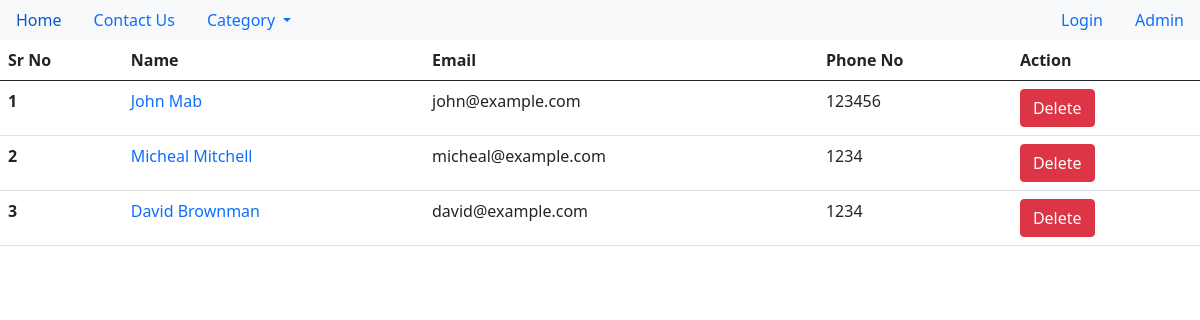
Page /authors/authors-all/ on the earlier database version.
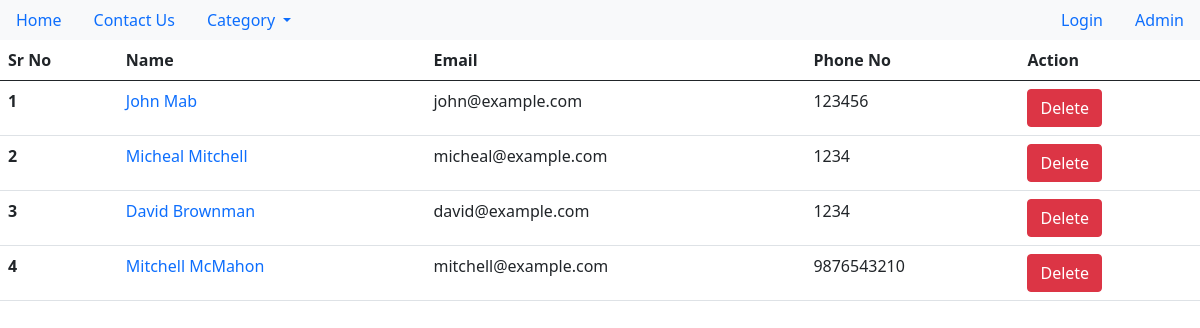
Same page on the later database version.
### authors/models.py (models this page shows)
class AuthorDetailsModel(models.Model):
    user = models.OneToOneField(User, on_delete=models.CASCADE)
    phone_no = models.CharField(max_length=15, null=True)
    image = models.ImageField(null=True, blank=True)
    specialized_in = models.CharField(null=True, blank=True, max_length=200)

### authors/views.py (the view)
# urls.py: path('authors-all/', AllAuthorsView.as_view(), name="all-authors"),
class AllAuthorsView(TemplateView):
    template_name = 'authors/view_authors.html'
    def get_context_data(self, **kwargs):
        context = super().get_context_data(**kwargs)
        context['authors'] = AuthorDetailsModel.objects.all()
        return context

### authors/templates/authors/view_authors.html (shortened to what this page needs)
{% extends 'articles/base.html' %}
{% block content %}
<table class="table">
    <thead>
      <tr>
        <th scope="col">Sr No</th>
        <th scope="col">Name</th>
        <th scope="col">Email</th>
        <th scope="col">Phone No</th>
        <th scope="col">Action</th>
      </tr>
    </thead>
    <tbody>
      {% for member in authors %}
        <tr>
            <th scope="row">{{forloop.counter}}</th>
            <td><a href="{% url 'author-profile' member.id %}" style="text-decoration: none;">{{member.user.get_full_name}}</a></td>
            <td>{{member.user.email}}</td>
            <td>{{member.phone_no}}</td>
            <td><a href="{% url 'delete-author' member.id %}"><button class="btn btn-danger">Delete</button></a></td>
        </tr>
      {% endfor %}
    </tbody>
  </table>
{% endblock %}

Differences in the rows shown:
added AuthorDetailsModel: user.get_full_name "Mitchell McMahon", user.email "mitchell@example.com", phone_no "9876543210"
